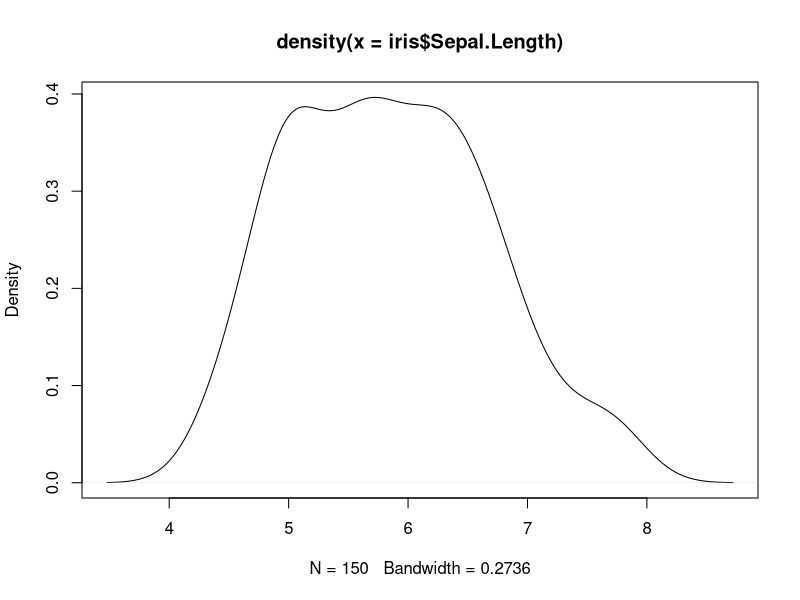
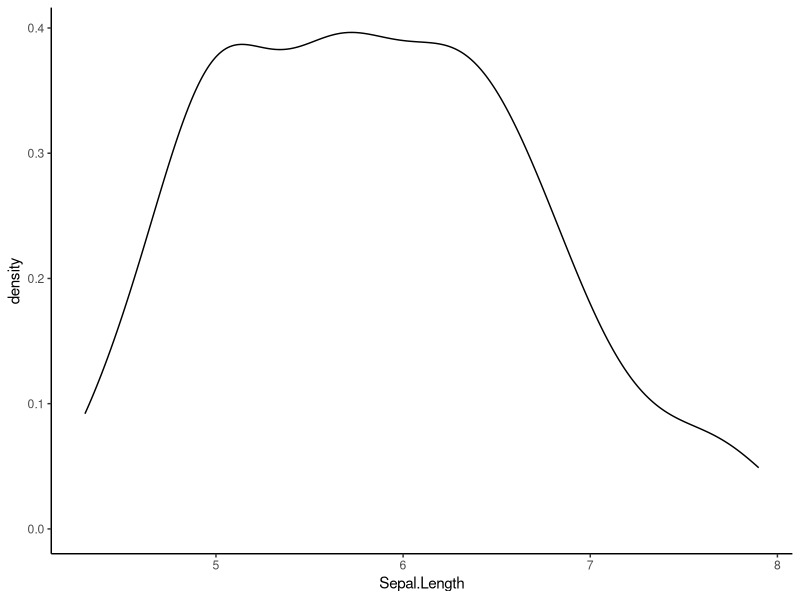
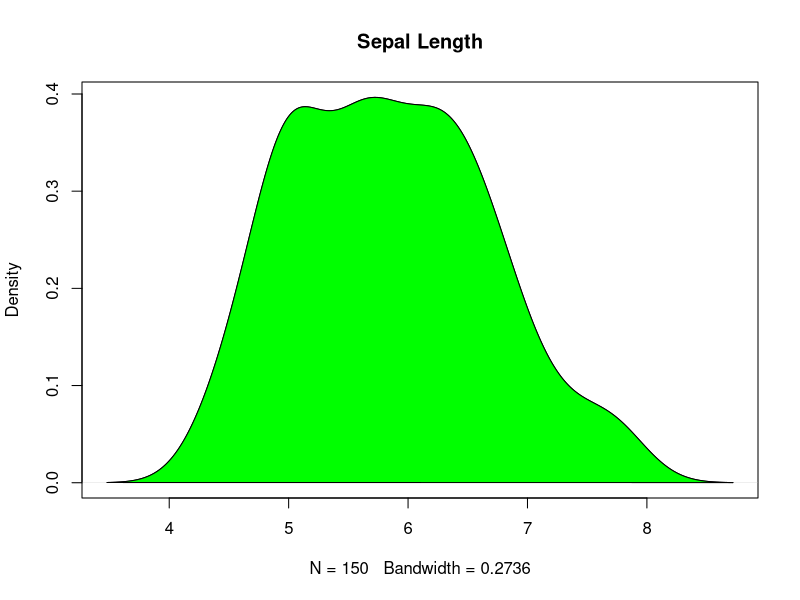
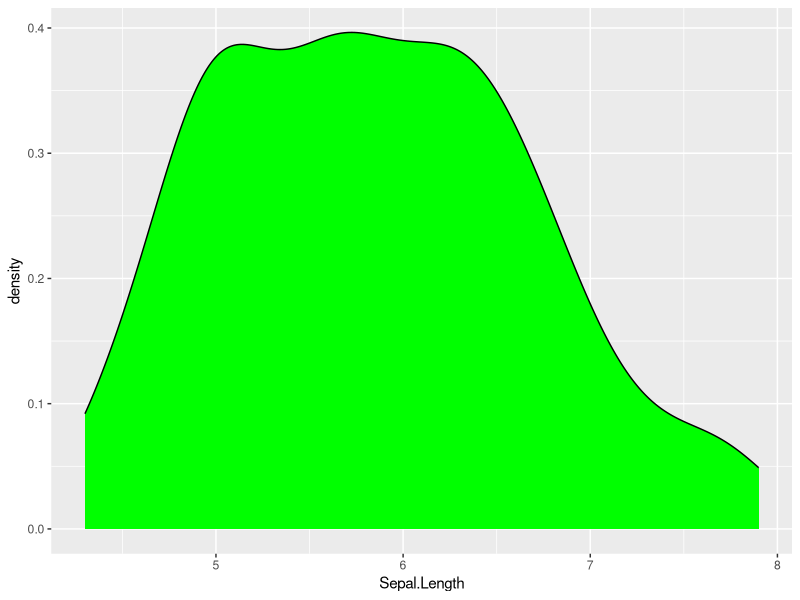
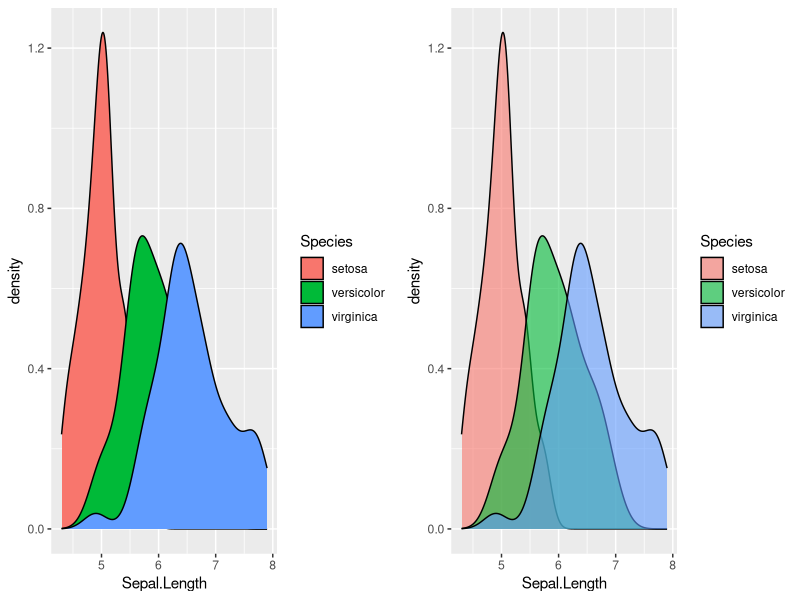

Source code (R) for these figures, in order:
data(iris)
d <- density(iris$Sepal.Length) 
# above function retunrn 
#the density data and stores in 'd'
plot(d) 

library(ggplot2)
p <- ggplot(iris, aes(x=Sepal.Length)) + 
     geom_density()+theme_classic()
print(p)

plot(d, main="Sepal Length")
polygon(d, col="green", border="black")

ggplot(iris, aes(x=Sepal.Length))+
     geom_density(color="black", fill="green")


library(gridExtra)
p1<-ggplot(iris, aes(x=Sepal.Length, fill=Species)) +
     geom_density(alpha=1)
p2<-ggplot(iris, aes(x=Sepal.Length, fill=Species)) +
     geom_density(alpha=0.6)
grid.arrange(p1, p2, ncol=2)

View(iris)
